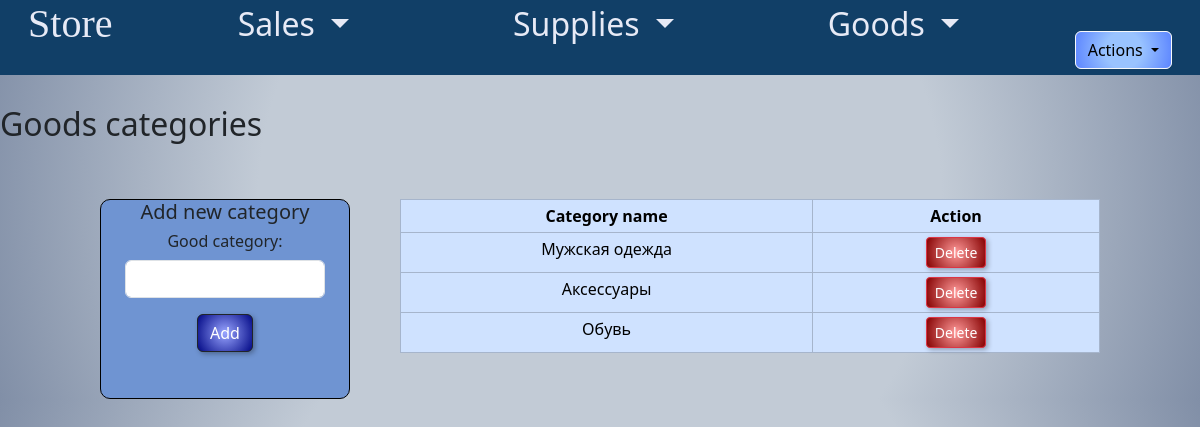
The page /categories_list/ (signed in) on the database as committed earlier.
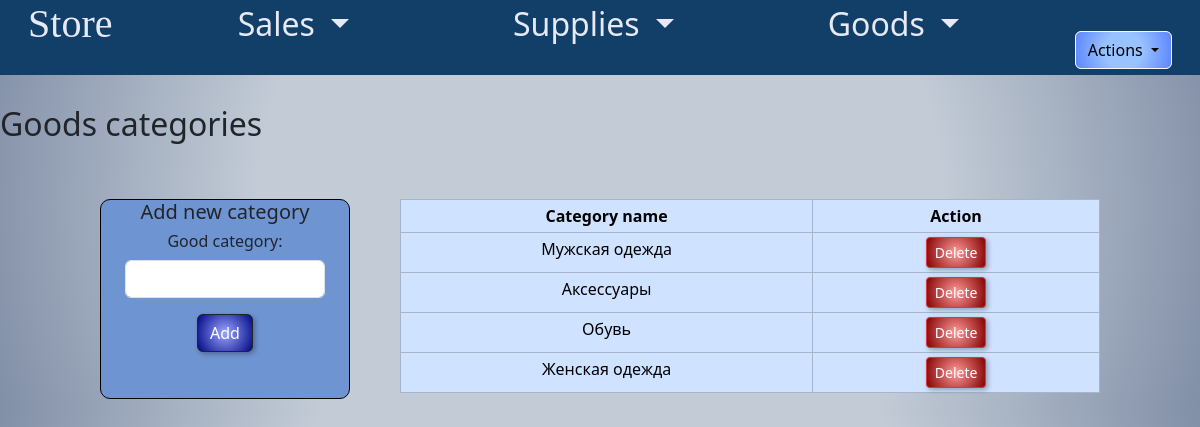
The same page on the database as committed later.
### app_store/models.py (models this page shows, shortened)
class GoodCategory(models.Model):
    name = models.CharField(verbose_name='категория товара', max_length=50,
                            db_index=True)
    class Meta:
        db_table = 'category'
        verbose_name = 'категория'
        verbose_name_plural = 'категории'

### app_store/views.py (the view, shortened to what this page needs)
# urls.py: path('categories_list/', GoodCategoryListView.as_view(), name='categories_list'),
class GoodCategoryListView(LoginRequiredMixin, View):
    def get(self, request):
        categories = GoodCategory.objects.all()
        form = GoodCategoryForm()
        return render(request, 'app_store/categories_list.html', {'categories': categories, 'form': form})

### app_store/forms.py
class GoodCategoryForm(forms.ModelForm):
    class Meta:
        model = GoodCategory
        fields = ['name']
        labels = {
            'name': _('Категория товара')
        }
        widgets = {
            'name': forms.TextInput(attrs={'class': 'form-control',
                                        'style': 'width: 200px; margin: 0 auto;'})
        }

### app_store/templates/app_store/categories_list.html (shortened to what this page needs)
{% extends 'app_store/base.html' %}
{% load static %}
{% load i18n %}
{% block links %}
  <link rel="stylesheet" type="text/css" href="{% static 'app_store/css/style1.css' %}">
  <link rel="stylesheet" href="https://cdn.jsdelivr.net/npm/bootstrap@5.3.2/dist/css/bootstrap.min.css">
{% endblock %}
{% block content %}
  <h2>{% trans "Категории товаров" %}</h2>
  <div style="display: flex; margin: 0 auto; width: 1000px;">
    <div class="addСategory mt-5">
      <h5>{% trans "Добавить новую категорию" %}</h5>
      <form method="post" action="{% url 'categories_list' %}">
        <div class="form-group">
          <h6>{{ form.name.label_tag }}</h6>
          {{ form.name }}
        </div>
        <button type="submit"  class="btn btn-dark mt-3 blueBtn">{% trans "Добавить" %}</button>
      </form>
    </div>
    <div class="smallTableContainer">
      <table class="table mt-5 table-sm table-primary table-hover table-bordered text-center">
        <thead>
          <tr>
            <th>{% trans "Название категории" %}</th>
            <th>{% trans "Действие" %}</th>
          </tr>
        </thead>
        <tbody>
          {% for category in categories %}
            <tr>
              <td>{{ category.name }}</td>
              <td>
                <form method="post" action="{% url 'delete_category' category.id %}" style="display: inline;">
                <button type="submit" class="btn btn-danger btn-sm redBtn">{% trans "Удалить" %}</button>
              </form>
              </td>
            </tr>
          {% empty %}
            <tr>
              <td colspan="2">{% trans "Нет категорий" %}</td>
            </tr>
          {% endfor %}
        </tbody>
      </table>
    </div>
  </div>
{% endblock %}

Rows that differ between the two databases and show on the page:
added GoodCategory: name "Женская одежда"
